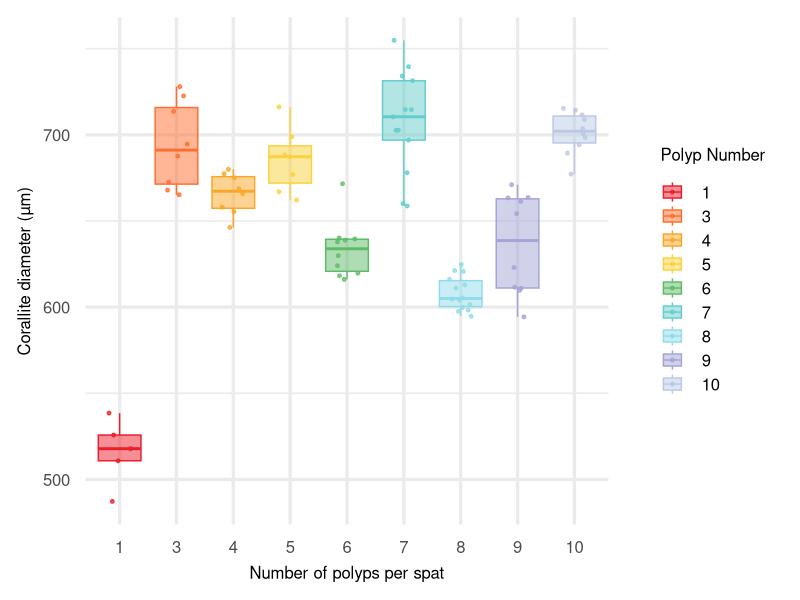
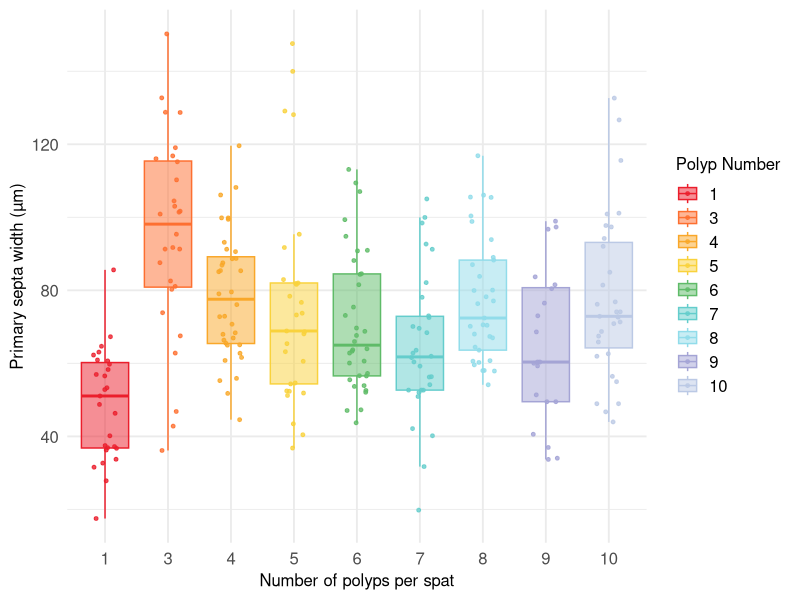
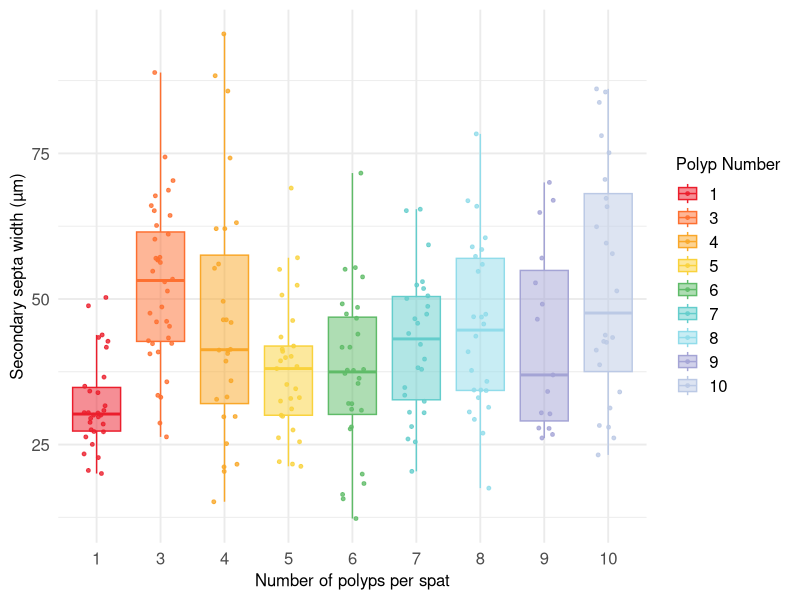
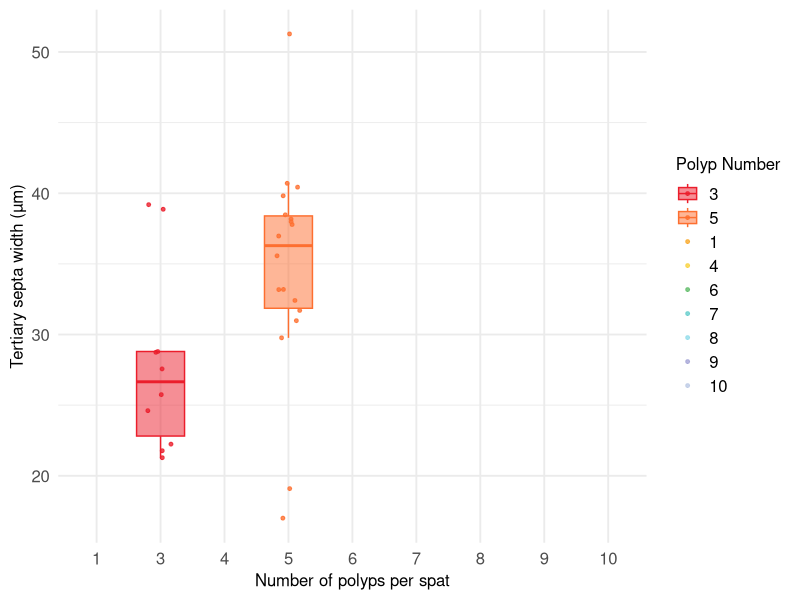
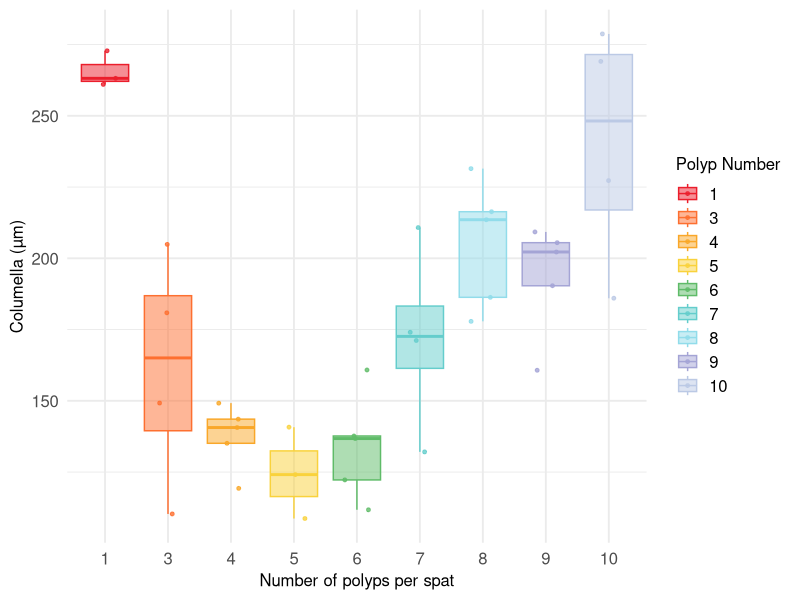
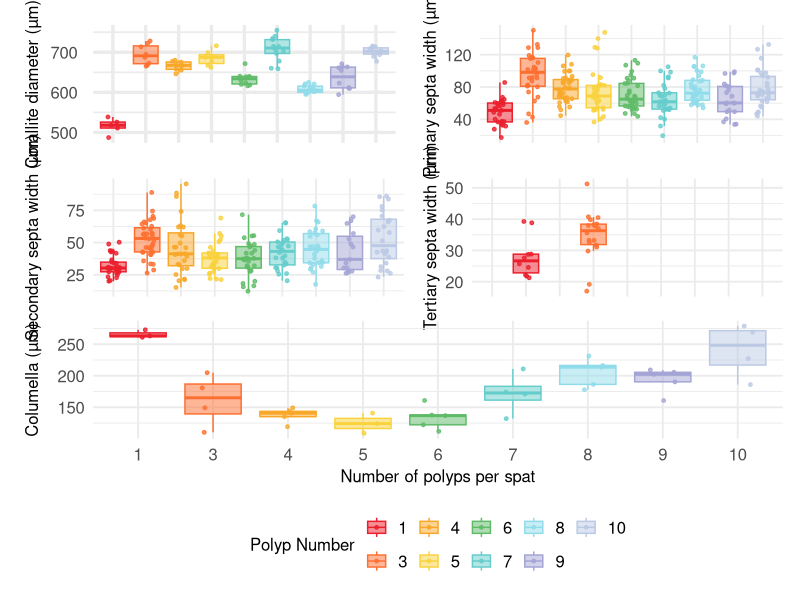

Generate these figures, in order, with R: (Note: this script raises an error after producing the figures.)
## ---- chunk 1
## load libraries
library(ggplot2)
library(readr)
library(dplyr)
library(tidyverse)
library(gridExtra)
library(ggpubr)
library(lubridate)
library(cowplot)
library(ggthemes)
library(patchwork)
## ---- chunk 2
#loading data
sem <- read_csv("Data/Mineral/SEM_polyp_diameters.csv")

## ---- chunk 3
#cleaning data and prepare the data for the first analysis 
#removing the Na presented in the dataset

sem_clean_data <- sem[rowSums(is.na(sem)) != ncol(sem), ]

## ---- chunk 4
#Define for each number of polyp spat a color different 
#polyp_colors <- c(
#  "1" = "red",
#  "2" = "blue",
#  "3" = "green",
#  "4" = "purple",
#  "5" = "orange",
#  "6" = "gray",
#  "7" = "black",
#  "8" = "yellow",
#  "9" ="pink",
#  "10" = "darkblue"
#  )

#ploting the coralite diameters with boxplot and point repartition 
coralite_diameters <- ggplot(sem_clean_data, aes(x = factor(Polyp_number),
                  y = Corallite_Diameter,
                  fill = factor(Polyp_number),
                  color = factor(Polyp_number))) +
  geom_boxplot(outlier.shape = NA, alpha = 0.5) +
  geom_jitter(width = 0.2, size = 1, alpha = 0.8) +
  scale_fill_tableau(palette = "Jewel Bright") +
  scale_color_tableau(palette = "Jewel Bright") +
  labs(x = "Number of polyps per spat",
       y = "Corallite diameter (µm)",
       fill = "Polyp Number",
       color = "Polyp Number") +
  theme_minimal(base_size = 25)+
  theme( axis.title.x = element_text(size = 12),     # X-axis title
    axis.title.y = element_text(size = 12),     # Y-axis title
    axis.text.x  = element_text(size = 12),     # X-axis tick labels
    axis.text.y  = element_text(size = 12),     # Y-axis tick labels
    legend.title = element_text(size = 12),     # Legend titles
    legend.text  = element_text(size = 12)      # Legend labels
    )

ggsave("Output/coralite_diameters.png", plot = coralite_diameters, width = 10, height = 5, dpi = 500)

#plotting the data with the same concept to vizualize the point distribution of the corallite diameters in µm but via violont plot 
#ggplot(sem_clean_data, aes(x = factor(Polyp_number),
 #                 y = Corallite_Diameter,
  #              fill = factor(Polyp_number),
   #               color = factor(Polyp_number))) +
  #geom_violin(outlier.shape = NA, alpha = 0.5) +
  #geom_jitter(width = 0.2, size = 2, alpha = 0.8) +
  #scale_fill_tableau(palette = "Jewel Bright") +
  #scale_color_tableau(palette = "Jewel Bright") +
  #labs(x = "Number of polyps per spat",
  #     y = "Corallite diameter (µm)",
  #     fill = "Polyp Number",
  #     color = "Polyp Number") +
  #theme_minimal(base_size = 14)


#ploting the primary septa with boxplot and point repartition 
primary_septa <- ggplot(sem_clean_data, aes(x = factor(Polyp_number),
                  y = Primary_septa,
                  fill = factor(Polyp_number),
                  color = factor(Polyp_number))) +
  geom_boxplot(outlier.shape = NA, alpha = 0.5) +
  geom_jitter(width = 0.2, size = 1, alpha = 0.8) +
  scale_fill_tableau(palette = "Jewel Bright") +
  scale_color_tableau(palette = "Jewel Bright") +
  labs(x = "Number of polyps per spat",
       y = "Primary septa width (µm)",
       fill = "Polyp Number",
       color = "Polyp Number") +
  theme_minimal(base_size = 14)+ 
   theme( axis.title.x = element_text(size = 12),     # X-axis title
    axis.title.y = element_text(size = 12),     # Y-axis title
    axis.text.x  = element_text(size = 12),     # X-axis tick labels
    axis.text.y  = element_text(size = 12),     # Y-axis tick labels
    legend.title = element_text(size = 12),     # Legend titles
    legend.text  = element_text(size = 12)      # Legend labels
    )

ggsave("Output/primary_septa.png", plot = primary_septa, width = 10, height = 5, dpi = 500)

#ploting the secondary septa with boxplot and point repartition 
secondary_septa <- ggplot(sem_clean_data, aes(x = factor(Polyp_number),
                  y = Secondary_septa,
                  fill = factor(Polyp_number),
                  color = factor(Polyp_number))) +
  geom_boxplot(outlier.shape = NA, alpha = 0.5) +
  geom_jitter(width = 0.2, size = 1, alpha = 0.8) +
  scale_fill_tableau(palette = "Jewel Bright") +
  scale_color_tableau(palette = "Jewel Bright") +
  labs(x = "Number of polyps per spat",
       y = "Secondary septa width (µm)",
       fill = "Polyp Number",
       color = "Polyp Number") +
  theme_minimal(base_size = 14)+ 
   theme( axis.title.x = element_text(size = 12),     # X-axis title
    axis.title.y = element_text(size = 12),     # Y-axis title
    axis.text.x  = element_text(size = 12),     # X-axis tick labels
    axis.text.y  = element_text(size = 12),     # Y-axis tick labels
    legend.title = element_text(size = 12),     # Legend titles
    legend.text  = element_text(size = 12)      # Legend labels
    )

ggsave("Output/secondary_septa.png", plot = secondary_septa, width = 10, height = 5, dpi = 500)

#ploting the tertiary septa with boxplot and point repartition 
tertiary_septa <- ggplot(sem_clean_data, aes(x = factor(Polyp_number),
                  y = Tertiary_septa,
                  fill = factor(Polyp_number),
                  color = factor(Polyp_number))) +
  geom_boxplot(outlier.shape = NA, alpha = 0.5) +
  geom_jitter(width = 0.2, size = 1, alpha = 0.8) +
  scale_fill_tableau(palette = "Jewel Bright") +
  scale_color_tableau(palette = "Jewel Bright") +
  labs(x = "Number of polyps per spat",
       y = "Tertiary septa width (µm)",
       fill = "Polyp Number",
       color = "Polyp Number") +
  theme_minimal(base_size = 14)+ 
   theme( axis.title.x = element_text(size = 12),     # X-axis title
    axis.title.y = element_text(size = 12),     # Y-axis title
    axis.text.x  = element_text(size = 12),     # X-axis tick labels
    axis.text.y  = element_text(size = 12),     # Y-axis tick labels
    legend.title = element_text(size = 12),     # Legend titles
    legend.text  = element_text(size = 12)      # Legend labels
    )

ggsave("Output/tertiary_septa.png", plot = tertiary_septa, width = 10, height = 5, dpi = 600)

#ploting the columella with boxplot and point repartition 
columella <- ggplot(sem_clean_data, aes(x = factor(Polyp_number),
                  y = Columella,
                  fill = factor(Polyp_number),
                  color = factor(Polyp_number))) +
  geom_boxplot(outlier.shape = NA, alpha = 0.5) +
  geom_jitter(width = 0.2, size = 1, alpha = 0.8) +
  scale_fill_tableau(palette = "Jewel Bright") +
  scale_color_tableau(palette = "Jewel Bright") +
  labs(x = "Number of polyps per spat",
       y = "Columella (µm)",
       fill = "Polyp Number",
       color = "Polyp Number") +
  theme_minimal(base_size = 14)+ 
   theme( axis.title.x = element_text(size = 12),     
    axis.title.y = element_text(size = 12),     
    axis.text.x  = element_text(size = 12),    
    axis.text.y  = element_text(size = 12),     
    legend.title = element_text(size = 12),     
    legend.text  = element_text(size = 12)      
    )

ggsave("Output/columella.png", plot = columella, width = 10, height = 5, dpi = 600)

#merge all the graph in one graph
# Remove legends from all except one (say p1)
p1 <- coralite_diameters + theme(legend.position = "none", 
axis.title.x = element_blank(),
                 axis.text.x = element_blank(),
                 axis.ticks.x = element_blank())

p2 <- primary_septa + theme(legend.position = "none", axis.title.x = element_blank(),
                 axis.text.x = element_blank(),
                 axis.ticks.x = element_blank())

p3 <- secondary_septa + theme(legend.position = "none", axis.title.x = element_blank(),
                 axis.text.x = element_blank(),
                 axis.ticks.x = element_blank())

p4 <- tertiary_septa + theme(legend.position = "none",axis.title.x = element_blank(),
                 axis.text.x = element_blank(),
                 axis.ticks.x = element_blank())

p5 <- columella + theme(legend.position = "bottom",           
    legend.title.align = 0.5,             
    legend.box = "horizontal") 

# Combine plots
combined_plot <- (p1 | p2) / (p3 | p4) / (p5)

# Save to file
ggsave("Output/combined_plot.pdf", combined_plot, width = 12, height = 10)

## ---- chunk 5
#created average for Primary secondary tertiary septa, corallite diameters, columella etc 
# Load your data
SEM_data <- read.csv("Data/Mineral/SEM_polyp_diameters.csv", stringsAsFactors = FALSE)

# Clean column names (remove spaces and make consistent)
names(SEM_data) <- trimws(names(SEM_data))

names(SEM_data)

# Calculate averages for Primary_septa grouped by its label column
avg_primary <- aggregate(SEM_data$Primary_septa,
                         by = list(SEM_data$Primary_septa_number),
                         FUN = mean, na.rm = TRUE)

# Rename columns for clarity
colnames(avg_primary) <- c("Primary_septa_number", "Mean_Primary_septa")

write.csv(avg_primary, "Output/Average_Primary_Septa.csv", row.names = FALSE)
#doing the same process for the others parameter wanted to have result of 
avg_secondary <- aggregate(SEM_data$Secondary_septa,
                         by = list(SEM_data$Secondary_septa_number),
                         FUN = mean, na.rm = TRUE)

colnames(avg_secondary) <- c("Secondary_septa_number", "Mean_Secondary_septa")
write.csv(avg_secondary, "Output/Average_Secondary_Septa.csv", row.names = FALSE)


avg_tertiary <- aggregate(SEM_data$Tertiary_septa,
                         by = list(SEM_data$Tertiary_septa_number),
                         FUN = mean, na.rm = TRUE)

colnames(avg_tertiary) <- c("Tertiary_septa_number", "Mean_Tertiary_septa")
write.csv(avg_tertiary, "Output/Average_Tertiary_Septa.csv", row.names = FALSE)


avg_corallite <- aggregate(SEM_data$Corallite_Diameter,
                         by = list(SEM_data$Polyp_number),
                         FUN = mean, na.rm = TRUE)

colnames(avg_corallite) <- c("Corallite_number", "Mean_Corallite")
write.csv(avg_corallite, "Output/Average_Corallite.csv", row.names = FALSE)


avg_columella <- aggregate(SEM_data$Columella,
                         by = list(SEM_data$Polyp_number),
                         FUN = mean, na.rm = TRUE)

colnames(avg_columella) <- c("Columella_number", "Mean_Columella")
write.csv(avg_columella, "Output/Average_Columella.csv", row.names = FALSE)

#merging all the tables in one dataset 
# --- Standardize the grouping column name so all can merge ---
names(avg_primary)[1]   <- "Polyp_ID"
names(avg_secondary)[1] <- "Polyp_ID"
names(avg_tertiary)[1]  <- "Polyp_ID"
names(avg_corallite)[1] <- "Polyp_ID"
names(avg_columella)[1] <- "Polyp_ID"

# --- Merge all average tables into one dataset ---
merged_SEM <- Reduce(function(x, y) merge(x, y, by = "Polyp_ID", all = TRUE),
                     list(avg_primary, avg_secondary, avg_tertiary, avg_corallite, avg_columella))

write.csv(merged_SEM, "Output/merged_SEM_data.csv", row.names = FALSE)

#merge the data with the polyp_number 

## ---- chunk 6
#plot the result 
#ploting the coralite diameters with boxplot. AVERAGE of all of them with only few points 
merged_SEM$Polyp_ID <- as.numeric(as.character(merged_SEM$Polyp_number))

# Create individual plots
Mean_Primary <- ggplot(merged_SEM, aes(x = Polyp_number, y = Mean_Primary_septa)) +
  geom_point(color = "steelblue", size = 2) +
  geom_line(color = "steelblue") +
  theme_minimal() +
  labs(title = "Mean Primary Septa across Polyps", x = "Polyp ID", y = "Mean Primary Septa")
## ---- chunk 7
#let take a look to the assemtpion of the data 
#create separe file for each variable in the dataset

#CORALLITE
Corallite <- sem_clean_data[, c("Polyp_number", "Corallite_Diameter")]
Corallite_without_Na <- na.omit(Corallite)

#removing outlier 
Corallite_outlier <- Corallite_without_Na %>%
  filter(
    Corallite_Diameter >= quantile(Corallite_Diameter, 0.25) - 1.5 * IQR(Corallite_Diameter),
    Corallite_Diameter <= quantile(Corallite_Diameter, 0.75) + 1.5 * IQR(Corallite_Diameter)
  )

# Before removing outliers
ggplot(Corallite_without_Na, aes(x = factor(Polyp_number), y = Corallite_Diameter)) +
  geom_boxplot() +
  ggtitle("Before removing outliers")

# After removing outliers
ggplot(Corallite_outlier, aes(x = factor(Polyp_number), y = Corallite_Diameter)) +
  geom_boxplot() +
  ggtitle("After removing outliers")

#PRIMARY SEPTA
Psepta <- sem_clean_data[, c("Polyp_number", "Primary_septa")]
Psepta_without_Na <- na.omit(Psepta)

#removing outlier 
Psepta_outlier <- Psepta_without_Na %>%
  filter(
    Primary_septa >= quantile(Primary_septa, 0.25) - 1.5 * IQR(Primary_septa),
    Primary_septa <= quantile(Primary_septa, 0.75) + 1.5 * IQR(Primary_septa)
  )

# Before removing outliers
ggplot(Psepta_without_Na, aes(x = factor(Polyp_number), y = Primary_septa)) +
  geom_boxplot() +
  ggtitle("Before removing outliers")

# After removing outliers
ggplot(Psepta_outlier, aes(x = factor(Polyp_number), y = Primary_septa)) +
  geom_boxplot() +
  ggtitle("After removing outliers")

#SECONDARY SEPTA
Ssepta <- sem_clean_data[, c("Polyp_number", "Secondary_septa")]
Ssepta_without_Na <- na.omit(Ssepta)

#removing outlier 
Ssepta_outlier <- Ssepta_without_Na %>%
  filter(
    Secondary_septa >= quantile(Secondary_septa, 0.25) - 1.5 * IQR(Secondary_septa),
    Secondary_septa <= quantile(Secondary_septa, 0.75) + 1.5 * IQR(Secondary_septa)
  )

# Before removing outliers
ggplot(Ssepta_without_Na, aes(x = factor(Polyp_number), y = Secondary_septa)) +
  geom_boxplot() +
  ggtitle("Before removing outliers")

# After removing outliers
ggplot(Ssepta_outlier, aes(x = factor(Polyp_number), y = Secondary_septa)) +
  geom_boxplot() +
  ggtitle("After removing outliers")

#TERTIARY SEPTA
Tsepta <- sem_clean_data[, c("Polyp_number", "Tertiary_septa")]
Tsepta_without_Na <- na.omit(Tsepta)

#removing outlier 
Tsepta_outlier <- Tsepta_without_Na %>%
  filter(
    Tertiary_septa >= quantile(Tertiary_septa, 0.25) - 1.5 * IQR(Tertiary_septa),
    Tertiary_septa <= quantile(Tertiary_septa, 0.75) + 1.5 * IQR(Tertiary_septa)
  )

# Before removing outliers
ggplot(Tsepta_without_Na, aes(x = factor(Polyp_number), y = Tertiary_septa)) +
  geom_boxplot() +
  ggtitle("Before removing outliers")

# After removing outliers
ggplot(Tsepta_outlier, aes(x = factor(Polyp_number), y = Tertiary_septa)) +
  geom_boxplot() +
  ggtitle("After removing outliers")

#COLUMELLA SEPTA
Columella <- sem_clean_data[, c("Polyp_number", "Columella")]
Columella_without_Na <- na.omit(Columella)

#removing outlier 
Columella_outlier <- Columella_without_Na %>%
  filter(
    Columella >= quantile(Columella, 0.25) - 1.5 * IQR(Columella),
    Columella <= quantile(Columella, 0.75) + 1.5 * IQR(Columella)
  )

# Before removing outliers
ggplot(Columella_without_Na, aes(x = factor(Polyp_number), y = Columella)) +
  geom_boxplot() +
  ggtitle("Before removing outliers")

# After removing outliers
ggplot(Columella_outlier, aes(x = factor(Polyp_number), y = Columella)) +
  geom_boxplot() +
  ggtitle("After removing outliers")

## ---- chunk 8
Coralite_diameters_clean <- ggplot(Corallite_outlier, aes(x = factor(Polyp_number),
                  y = Corallite_Diameter,
                  fill = factor(Polyp_number),
                  color = factor(Polyp_number))) +
  geom_boxplot(outlier.shape = NA, alpha = 0.5) +
  geom_jitter(width = 0.2, size = 1, alpha = 0.8) +
  scale_fill_tableau(palette = "Jewel Bright") +
  scale_color_tableau(palette = "Jewel Bright") +
  labs(x = "Number of polyps per spat",
       y = "Corallite diameter (µm)",
       fill = "Polyp Number",
       color = "Polyp Number") +
  theme_minimal(base_size = 25)+
  theme( axis.title.x = element_text(size = 12),     
    axis.title.y = element_text(size = 12),     
    axis.text.x  = element_text(size = 12),     
    axis.text.y  = element_text(size = 12),     
    legend.title = element_text(size = 12),     
    legend.text  = element_text(size = 12)      
    )

ggsave("Output/Coralite_diameters_clean.png", plot = Coralite_diameters_clean, width = 10, height = 5, dpi = 500)

primary_septa_clean <- ggplot(Psepta_outlier, aes(x = factor(Polyp_number),
                  y = Primary_septa,
                  fill = factor(Polyp_number),
                  color = factor(Polyp_number))) +
  geom_boxplot(outlier.shape = NA, alpha = 0.5) +
  geom_jitter(width = 0.2, size = 1, alpha = 0.8) +
  scale_fill_tableau(palette = "Jewel Bright") +
  scale_color_tableau(palette = "Jewel Bright") +
  labs(x = "Number of polyps per spat",
       y = "Primary septa witdh (µm)",
       fill = "Polyp Number",
       color = "Polyp Number") +
  theme_minimal(base_size = 25)+
  theme( axis.title.x = element_text(size = 12),     
    axis.title.y = element_text(size = 12),     
    axis.text.x  = element_text(size = 12),     
    axis.text.y  = element_text(size = 12),     
    legend.title = element_text(size = 12),     
    legend.text  = element_text(size = 12)      
    )

ggsave("Output/primary_septa_clean.png", plot = primary_septa_clean, width = 10, height = 5, dpi = 500)

secondary_septa_clean <- ggplot(Ssepta_outlier, aes(x = factor(Polyp_number),
                  y = Secondary_septa,
                  fill = factor(Polyp_number),
                  color = factor(Polyp_number))) +
  geom_boxplot(outlier.shape = NA, alpha = 0.5) +
  geom_jitter(width = 0.2, size = 1, alpha = 0.8) +
  scale_fill_tableau(palette = "Jewel Bright") +
  scale_color_tableau(palette = "Jewel Bright") +
  labs(x = "Number of polyps per spat",
       y = "Secondary septa witdh (µm)",
       fill = "Polyp Number",
       color = "Polyp Number") +
  theme_minimal(base_size = 25)+
  theme( axis.title.x = element_text(size = 12),     
    axis.title.y = element_text(size = 12),     
    axis.text.x  = element_text(size = 12),     
    axis.text.y  = element_text(size = 12),     
    legend.title = element_text(size = 12),     
    legend.text  = element_text(size = 12)      
    )

ggsave("Output/secondary_septa_clean.png", plot = secondary_septa_clean, width = 10, height = 5, dpi = 500)

tertiary_septa_clean <- ggplot(Tsepta_outlier, aes(x = factor(Polyp_number),
                  y = Tertiary_septa,
                  fill = factor(Polyp_number),
                  color = factor(Polyp_number))) +
  geom_boxplot(outlier.shape = NA, alpha = 0.5) +
  geom_jitter(width = 0.2, size = 1, alpha = 0.8) +
  scale_fill_tableau(palette = "Jewel Bright") +
  scale_color_tableau(palette = "Jewel Bright") +
  labs(x = "Number of polyps per spat",
       y = "Tertiary septa witdh (µm)",
       fill = "Polyp Number",
       color = "Polyp Number") +
  theme_minimal(base_size = 25)+
  theme( axis.title.x = element_text(size = 12),     
    axis.title.y = element_text(size = 12),     
    axis.text.x  = element_text(size = 12),     
    axis.text.y  = element_text(size = 12),     
    legend.title = element_text(size = 12),     
    legend.text  = element_text(size = 12)      
    )

ggsave("Output/tertiary_septa_clean.png", plot = tertiary_septa_clean, width = 10, height = 5, dpi = 500)

columella_clean <- ggplot(Columella_outlier, aes(x = factor(Polyp_number),
                  y = Columella,
                  fill = factor(Polyp_number),
                  color = factor(Polyp_number))) +
  geom_boxplot(outlier.shape = NA, alpha = 0.5) +
  geom_jitter(width = 0.2, size = 1, alpha = 0.8) +
  scale_fill_tableau(palette = "Jewel Bright") +
  scale_color_tableau(palette = "Jewel Bright") +
  labs(x = "Number of polyps per spat",
       y = "Columella (µm)",
       fill = "Polyp Number",
       color = "Polyp Number") +
  theme_minimal(base_size = 25)+
  theme( axis.title.x = element_text(size = 12),     
    axis.title.y = element_text(size = 12),     
    axis.text.x  = element_text(size = 12),     
    axis.text.y  = element_text(size = 12),     
    legend.title = element_text(size = 12),     
    legend.text  = element_text(size = 12)      
    )

ggsave("Output/columella_clean.png", plot = columella_clean, width = 10, height = 5, dpi = 500)

#merge all the graph with no outlier in one graph
# Remove legends from all except one 
P1 <- Coralite_diameters_clean + theme(legend.position = "none", 
axis.title.x = element_blank(),
                 axis.text.x = element_blank(),
                 axis.ticks.x = element_blank())

P2 <- primary_septa_clean + theme(legend.position = "none", axis.title.x = element_blank(),
                 axis.text.x = element_blank(),
                 axis.ticks.x = element_blank())

P3 <- secondary_septa_clean + theme(legend.position = "none", axis.title.x = element_blank(),
                 axis.text.x = element_blank(),
                 axis.ticks.x = element_blank())

P4 <- tertiary_septa_clean + theme(legend.position = "none",axis.title.x = element_blank(),
                 axis.text.x = element_blank(),
                 axis.ticks.x = element_blank())

P5 <- columella_clean + theme(legend.position = "bottom",           
    legend.title.align = 0.5,             
    legend.box = "horizontal") 

# Combine plots
combined_plot_without_outlier <- (P1 | P2) / (P3 | P4) / (P5)

# Save to file
ggsave("Output/combined_plot_without_outlier.pdf", combined_plot_without_outlier, width = 12, height = 10)

## ---- chunk 9
#vizualisation of the data via graph
#CORALLITE
hist(Corallite_outlier$Corallite_Diameter,
     main = "Histogram of Corallite Diameter",
     xlab = "Corallite Diameter",
     breaks = 15)

#PRIMARY SEPTA
hist(Psepta_outlier$Primary_septa,
     main = "Histogram of Primary septa",
     xlab = "Primary septa",
     breaks = 15)

#Secondary SEPTA
hist(Ssepta_outlier$Secondary_septa,
     main = "Histogram of Secondary septa",
     xlab = "Secondary septa",
     breaks = 15)

#tertiary septa
hist(Tsepta_outlier$Tertiary_septa,
     main = "Histogram of Tertiary septa",
     xlab = "Tertiary septa",
     breaks = 15)

#COLUMELLA 
hist(Columella_outlier$Columella,
     main = "Histogram of Columella",
     xlab = "Primary columella",
     breaks = 15)

#Q-Q plot 
#CORALLITE
qqnorm(Corallite_outlier$Corallite_Diameter)
qqline(Corallite_outlier$Corallite_Diameter, col = "red")

#Primary septa
qqnorm(Psepta_outlier$Primary_septa)
qqline(Psepta_outlier$Primary_septa, col = "red")

#secondary septa 
qqnorm(Ssepta_outlier$Secondary_septa)
qqline(Ssepta_outlier$Secondary_septa, col = "red")

#Tertiary septa 
qqnorm(Tsepta_outlier$Tertiary_septa)
qqline(Tsepta_outlier$Tertiary_septa, col = "red")

#Tertiary septa 
qqnorm(Columella_outlier$Columella)
qqline(Columella_outlier$Columella, col = "red")

#statistic part
#normality on coralitte diameter µm 
shapiro.test(residuals(aov(Corallite_Diameter ~ Polyp_number, data = Corallite_outlier)))
#normality validated
#normality on primary septa witdh µm
shapiro.test(residuals(aov(Primary_septa ~ Polyp_number, data = Psepta_outlier)))
#normality validated
#normality on secondary septa witdh µm
shapiro.test(residuals(aov(Secondary_septa ~ Polyp_number, data = Ssepta_outlier)))
#normality validated
#normality on tertiary septa witdh µm
shapiro.test(residuals(aov(Tertiary_septa ~ Polyp_number, data = Tsepta_outlier)))
#do not follow the normality need to used a Kruskal-Wallis test 
#normality on columella witdh µm
shapiro.test(residuals(aov(Columella ~ Polyp_number, data = Columella_outlier)))
#normality validated

#ANOVA test
#CORALLITE
anova_result_coralitte <- aov(Corallite_Diameter ~ factor(Polyp_number), data = Corallite_outlier)
summary(anova_result_coralitte)
#Post-Hoc comparaison 
tukey_result_coralitte <- TukeyHSD(anova_result_coralitte)
tukey_result_coralitte

#creation heat map t vizualize the posthoc test
# Extract Tukey results as a data frame
tukey_df_coralitte <- as.data.frame(tukey_result_coralitte$'factor(Polyp_number)') %>%
  rownames_to_column(var = "comparison") %>%
  select(comparison, `p adj`) %>%
  separate(comparison, into = c("Group1", "Group2"), sep = "-")

# Create a matrix for plotting
heatmap_df_coralitte <- tukey_df_coralitte %>%
  pivot_wider(names_from = Group2, values_from = `p adj`) %>%
  column_to_rownames("Group1")

# Convert to long format for ggplot
heatmap_long_coralitte <- heatmap_df_coralitte %>%
  rownames_to_column("Group1") %>%
  pivot_longer(-Group1, names_to = "Group2", values_to = "p_value")

# Plot
ggplot(heatmap_long_coralitte, aes(x = Group1, y = Group2, fill = p_value)) +
  geom_tile(color = "white") +
  scale_fill_gradient(low = "red", high = "white", na.value = "grey90",
                      name = "p-value") +
  geom_text(aes(label = round(p_value, 3))) +
  theme_minimal() +
  labs(title = "Tukey HSD Pairwise Comparisons coralitte")

##################

#PRIMARY septa
anova_result_primary <- aov(Primary_septa ~ factor(Polyp_number), data = Psepta_outlier)
summary(anova_result_primary)
#Post-Hoc comparaison 
tukey_result_primary <- TukeyHSD(anova_result_primary)
tukey_result_primary

#creation heat map t vizualize the posthoc test
# Extract Tukey results as a data frame
tukey_df_primary <- as.data.frame(tukey_result_primary$'factor(Polyp_number)') %>%
  rownames_to_column(var = "comparison") %>%
  select(comparison, `p adj`) %>%
  separate(comparison, into = c("Group1", "Group2"), sep = "-")

# Create a matrix for plotting
heatmap_df_primary <- tukey_df_primary %>%
  pivot_wider(names_from = Group2, values_from = `p adj`) %>%
  column_to_rownames("Group1")

# Convert to long format for ggplot
heatmap_long_primary <- heatmap_df_primary %>%
  rownames_to_column("Group1") %>%
  pivot_longer(-Group1, names_to = "Group2", values_to = "p_value")

# Plot
ggplot(heatmap_long_primary, aes(x = Group1, y = Group2, fill = p_value)) +
  geom_tile(color = "white") +
  scale_fill_gradient(low = "red", high = "white", na.value = "grey90",
                      name = "p-value") +
  geom_text(aes(label = round(p_value, 3))) +
  theme_minimal() +
  labs(title = "Tukey HSD Pairwise Comparisons primary septa")

##################

#Secondary septa
anova_result_secondary <- aov(Secondary_septa ~ factor(Polyp_number), data = Ssepta_outlier)
summary(anova_result_secondary)
#Post-Hoc comparaison 
tukey_result_secondary <- TukeyHSD(anova_result_secondary)
tukey_result_secondary

#creation heat map t vizualize the posthoc test
# Extract Tukey results as a data frame
tukey_df_secondary <- as.data.frame(tukey_result_secondary$'factor(Polyp_number)') %>%
  rownames_to_column(var = "comparison") %>%
  select(comparison, `p adj`) %>%
  separate(comparison, into = c("Group1", "Group2"), sep = "-")

# Create a matrix for plotting
heatmap_df_secondary <- tukey_df_primary %>%
  pivot_wider(names_from = Group2, values_from = `p adj`) %>%
  column_to_rownames("Group1")

# Convert to long format for ggplot
heatmap_long_secondary <- heatmap_df_secondary %>%
  rownames_to_column("Group1") %>%
  pivot_longer(-Group1, names_to = "Group2", values_to = "p_value")

# Plot
ggplot(heatmap_long_secondary, aes(x = Group1, y = Group2, fill = p_value)) +
  geom_tile(color = "white") +
  scale_fill_gradient(low = "red", high = "white", na.value = "grey90",
                      name = "p-value") +
  geom_text(aes(label = round(p_value, 3))) +
  theme_minimal() +
  labs(title = "Tukey HSD Pairwise Comparisons secondary septa")

##################

#Tertiary septa
anova_result_tertiary <- aov(Tertiary_septa ~ factor(Polyp_number), data = Tsepta_outlier)
summary(anova_result_tertiary)
#Post-Hoc comparaison 
tukey_result_tertiary <- TukeyHSD(anova_result_tertiary)
tukey_result_tertiary

#creation heat map t vizualize the posthoc test
# Extract Tukey results as a data frame
tukey_df_tertiary <- as.data.frame(tukey_result_tertiary$'factor(Polyp_number)') %>%
  rownames_to_column(var = "comparison") %>%
  select(comparison, `p adj`) %>%
  separate(comparison, into = c("Group1", "Group2"), sep = "-")

# Create a matrix for plotting
heatmap_df_tertiary <- tukey_df_tertiary %>%
  pivot_wider(names_from = Group2, values_from = `p adj`) %>%
  column_to_rownames("Group1")

# Convert to long format for ggplot
heatmap_long_tertiary <- heatmap_df_tertiary %>%
  rownames_to_column("Group1") %>%
  pivot_longer(-Group1, names_to = "Group2", values_to = "p_value")

# Plot
ggplot(heatmap_long_tertiary, aes(x = Group1, y = Group2, fill = p_value)) +
  geom_tile(color = "white") +
  scale_fill_gradient(low = "red", high = "white", na.value = "grey90",
                      name = "p-value") +
  geom_text(aes(label = round(p_value, 3))) +
  theme_minimal() +
  labs(title = "Tukey HSD Pairwise Comparisons tertiary septa")

##################

#Columella 
anova_result_columella <- aov(Columella ~ factor(Polyp_number), data = Columella_outlier)
summary(anova_result_columella)
#Post-Hoc comparaison 
tukey_result_columella <- TukeyHSD(anova_result_columella)
tukey_result_columella

#creation heat map t vizualize the posthoc test
# Extract Tukey results as a data frame
tukey_df_columella <- as.data.frame(tukey_result_columella$'factor(Polyp_number)') %>%
  rownames_to_column(var = "comparison") %>%
  select(comparison, `p adj`) %>%
  separate(comparison, into = c("Group1", "Group2"), sep = "-")

# Create a matrix for plotting
heatmap_df_columella <- tukey_df_columella %>%
  pivot_wider(names_from = Group2, values_from = `p adj`) %>%
  column_to_rownames("Group1")

# Convert to long format for ggplot
heatmap_long_columella <- heatmap_df_columella %>%
  rownames_to_column("Group1") %>%
  pivot_longer(-Group1, names_to = "Group2", values_to = "p_value")

# Plot
ggplot(heatmap_long_columella, aes(x = Group1, y = Group2, fill = p_value)) +
  geom_tile(color = "white") +
  scale_fill_gradient(low = "red", high = "white", na.value = "grey90",
                      name = "p-value") +
  geom_text(aes(label = round(p_value, 3))) +
  theme_minimal() +
  labs(title = "Tukey HSD Pairwise Comparisons columella")

